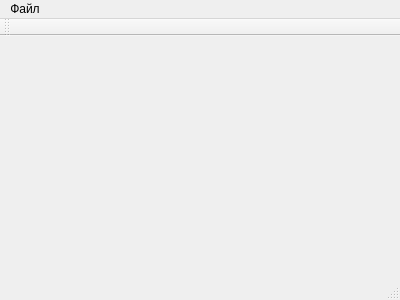
<?xml version="1.0" encoding="UTF-8"?>
<ui version="4.0">
 <class>MainWindow</class>
 <widget class="QMainWindow" name="MainWindow">
  <property name="geometry">
   <rect>
    <x>0</x>
    <y>0</y>
    <width>400</width>
    <height>300</height>
   </rect>
  </property>
  <property name="windowTitle">
   <string>MainWindow</string>
  </property>
  <widget class="QWidget" name="centralWidget"/>
  <widget class="QMenuBar" name="menuBar">
   <property name="geometry">
    <rect>
     <x>0</x>
     <y>0</y>
     <width>400</width>
     <height>26</height>
    </rect>
   </property>
   <widget class="QMenu" name="menu">
    <property name="title">
     <string>Файл</string>
    </property>
    <addaction name="Connect"/>
    <addaction name="DateUser"/>
    <addaction name="Registr"/>
    <addaction name="action"/>
    <addaction name="Config"/>
    <addaction name="Close"/>
   </widget>
   <addaction name="menu"/>
  </widget>
  <widget class="QToolBar" name="mainToolBar">
   <attribute name="toolBarArea">
    <enum>TopToolBarArea</enum>
   </attribute>
   <attribute name="toolBarBreak">
    <bool>false</bool>
   </attribute>
  </widget>
  <widget class="QStatusBar" name="statusBar"/>
  <action name="Config">
   <property name="text">
    <string>Настройки</string>
   </property>
  </action>
  <action name="Close">
   <property name="text">
    <string>Выход</string>
   </property>
  </action>
  <action name="Connect">
   <property name="text">
    <string>Подключение</string>
   </property>
  </action>
  <action name="DateUser">
   <property name="text">
    <string>Данные пользователя</string>
   </property>
  </action>
  <action name="Registr">
   <property name="text">
    <string>Регистрация</string>
   </property>
  </action>
  <action name="action">
   <property name="text">
    <string>Удалить пользователя</string>
   </property>
  </action>
 </widget>
 <layoutdefault spacing="6" margin="11"/>
 <resources/>
 <connections>
  <connection>
   <sender>Close</sender>
   <signal>triggered()</signal>
   <receiver>MainWindow</receiver>
   <slot>close()</slot>
   <hints>
    <hint type="sourcelabel">
     <x>-1</x>
     <y>-1</y>
    </hint>
    <hint type="destinationlabel">
     <x>199</x>
     <y>149</y>
    </hint>
   </hints>
  </connection>
 </connections>
</ui>
